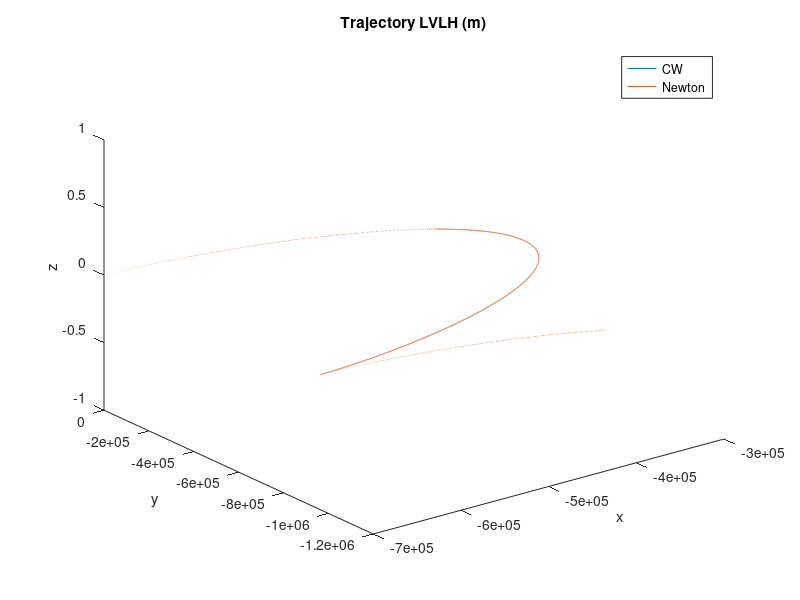
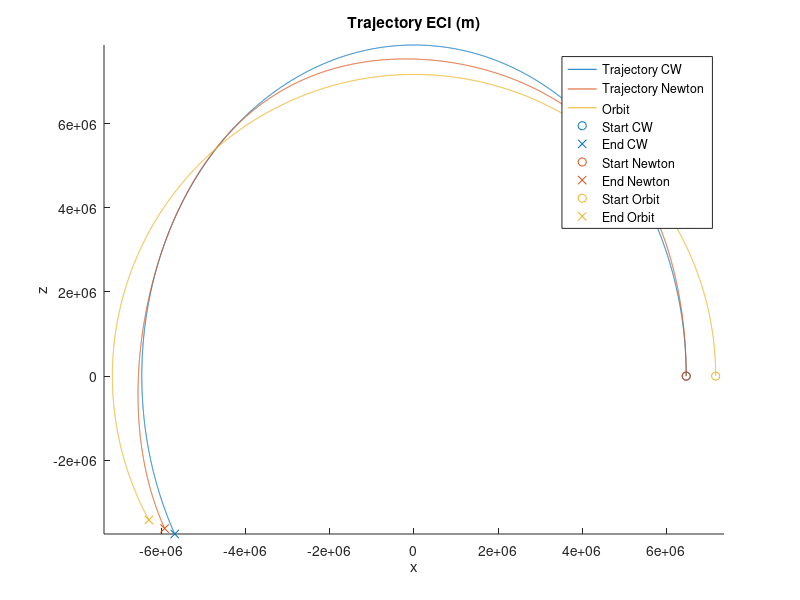

These figures' MATLAB source, in order:

G = 6.674e-11; % N m^2 / kg^2
M = 5.972e24;  % kg
R = 6371e3;    % m
mu = G*M;      % m^3 / s^2
mt = 3000;     % kg
mc = 2000;     % kg

altTarget = 800e3;            % m
rT = R+altTarget;             % m
w = sqrt(mu/(R+altTarget)^3); % rad/s
T = 2*pi/w;                   % s

% initial conditions
alt0 = 100e3; % m
dalt = altTarget-alt0; % m

x0 = [-dalt; 0; 0; 0; 0; 0];
dt = 1;
Tsim = dt*3500;

% CW equations (for controller)
Ac = [
    zeros(3, 3), eye(3);
    diag([0, -w*w, 3*w*w]), fliplr(diag([2*w, 0, -2*w]))
];

Ad = expm(Ac*dt);

G = @(s) integral(@(T) expm(Ac*T), 0, s, "ArrayValued", true);

B = [
    zeros(3, 3);
    eye(3)/mc
];

% Newton equations (for simulating dynamics)
A = [
    zeros(3, 3), eye(3);
    -mu/(R+alt0)^3, 0, 0, 0, 2*w, 0;
    0, 0, 0, -2*w, 0, 0;
    0, 0, 0, 0, 0, 0;
];

Adnewton = expm(A*dt);



inputVec = [0; 0; 0];

% simulate
t = 0:dt:Tsim;
xcw = zeros(6, length(t));
xnewton = zeros(6, length(t));
xcw(:, 1) = x0;
xnewton(:, 1) = x0;
for i = 2:length(t)
    xcw(:, i) = Ad*xcw(:, i-1); % + Ad*G(dt)*B*inputVec;
    xnewton(:, i) = Adnewton*xnewton(:, i-1) + B*inputVec;
end

% plot trajectory in LVLH frame
figure(1);
plot3(xcw(1, :), xcw(2, :), xcw(3, :));
hold on;
plot3(xnewton(1, :), xnewton(2, :), xnewton(3, :));
xlabel("x");
ylabel("y");
zlabel("z");
title("Trajectory LVLH (m)")
legend("CW", "Newton");

% plot trajectory in ECI frame (circular orbit, keplerian)
xECIcw = zeros(3, length(t));
xECInewton = zeros(3, length(t));

% orbit is on xz plane
xOrbit = zeros(3, length(t));

for i = 1:length(t)
    % apply rotation and shift
    rotMat = [cos(w*t(i)), 0, sin(w*t(i)); 0, 1, 0; -sin(w*t(i)), 0, cos(w*t(i))];
    posAlongOrbit = [rT*cos(w*t(i)); 0; rT*sin(w*t(i))];
    xOrbit(:, i) = posAlongOrbit;
    xECIcw(:, i) = rotMat*xcw(1:3, i) + posAlongOrbit;
    xECInewton(:, i) = rotMat*xnewton(1:3, i) + posAlongOrbit;
end
p0Orbit = xOrbit(:, 1);
p0ECIcw = xECIcw(:, 1);
p0ECInewton = xECInewton(:, 1);
pfOrbit = xOrbit(:, end);
pfECIcw = xECIcw(:, end);
pfECInewton = xECInewton(:, end);

% plot trajectory in ECI frame, in orbital plane
figure(2);
clf;
hold on;
color1 = [0, 0.4470, 0.7410];
color2 = [0.8500, 0.3250, 0.0980];
color3 = [0.9290, 0.6940, 0.1250];
plot(xECIcw(1, :), xECIcw(3, :), "Color", color1);
plot(xECInewton(1, :), xECInewton(3, :), "Color", color2);
plot(xOrbit(1, :), xOrbit(3, :), "Color", color3);
plot(p0ECIcw(1), p0ECIcw(3), "o", "Color", color1);
plot(pfECIcw(1), pfECIcw(3), "x", "Color", color1);
plot(p0ECInewton(1), p0ECInewton(3), "o", "Color", color2);
plot(pfECInewton(1), pfECInewton(3), "x", "Color", color2);
plot(p0Orbit(1), p0Orbit(3), "o", "Color", color3);
plot(pfOrbit(1), pfOrbit(3), "x", "Color", color3);
xlabel("x");
ylabel("z");
title("Trajectory ECI (m)");
legend("Trajectory CW", "Trajectory Newton", "Orbit", "Start CW", "End CW", "Start Newton", "End Newton", "Start Orbit", "End Orbit");
axis equal;



